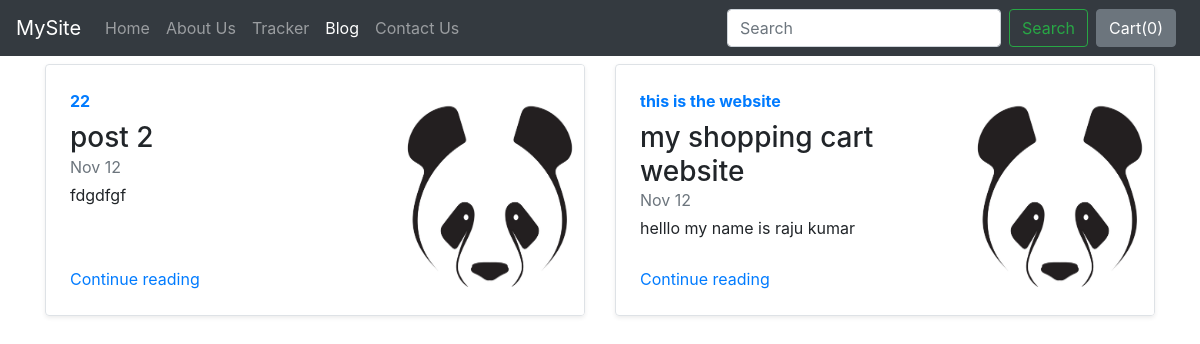
The page /blog/ on the database as committed earlier.
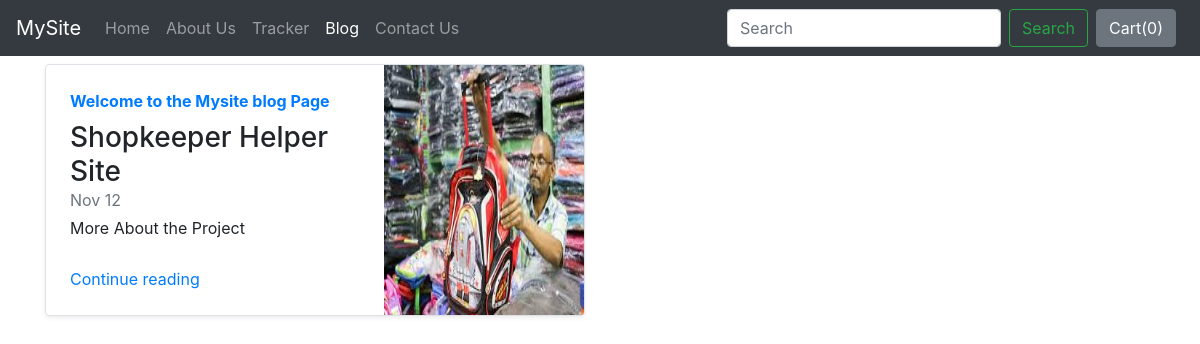
The same page on the database as committed later.
### blog/models.py (models this page shows, shortened)
class Blogpost(models.Model):
    post_id = models.AutoField(primary_key=True)
    title = models.CharField(max_length=50)
    head0 = models.CharField(max_length=500, default="")
    chead0 = models.CharField(max_length=5000, default="")
    head1 = models.CharField(max_length=500, default="")
    chead1 = models.CharField(max_length=5000, default="")
    head2 = models.CharField(max_length=500, default="")
    chead2 = models.CharField(max_length=5000, default="")
    pub_date = models.DateField()
    thumbnail = models.ImageField(upload_to='shop/images', default="")
    objects = models.Manager()

### blog/views.py (the view)
# urls.py: path("", views.index, name='index'),
def index(request):
    myposts = Blogpost.objects.all()
    return render(request ,'blog/index.html' , {'myposts': myposts})

### blog/templates/blog/index.html
{% extends 'blog/basic.html' %}
{% block body %}
<div class="container">
<div class="row my-2">
    {% for item in myposts %}
        <div class="col-md-6">
            <div
                class="row no-gutters border rounded overflow-hidden flex-md-row mb-4 shadow-sm h-md-250 position-relative">
                <div class="col p-4 d-flex flex-column position-static">
                    <strong class="d-inline-block mb-2 text-primary">{{item.head0}}</strong>
                    <h3 class="mb-0">{{item.title}}</h3>
                    <div class="mb-1 text-muted">Nov 12</div>
                    <p class="card-text mb-auto">{{item.head1}}</p>
                    <a href="blogpost/{{item.post_id}}" class="stretched-link">Continue reading</a>
                </div>
                <div class="col-auto d-none d-lg-block">
                    <img src="/media/{{item.thumbnail}}" class="bd-placeholder-img" width="200" height="250"
                        aria-label="Placeholder: Thumbnail"/>
                </div>
            </div>
        </div>
{% if forloop.counter|divisibleby:2 %}
    </div><div class="row my-2">
    {% endif %}
    {% endfor %}
</div>
{% endblock %}

### blog/templates/blog/basic.html (shortened to what this page needs)
<!doctype html>
<html lang="en">
  <head>
    <link rel="stylesheet" href="https://stackpath.bootstrapcdn.com/bootstrap/4.2.1/css/bootstrap.min.css">
  </head>
  <body>
    <nav class="navbar navbar-expand-lg navbar-dark bg-dark">
  <a class="navbar-brand" href="/shop">MySite</a>
  <div class="collapse navbar-collapse" id="navbarSupportedContent">
    <ul class="navbar-nav mr-auto">
      <li class="nav-item">
        <a class="nav-link" href="/shop">Home <span class="sr-only">(current)</span></a>
      </li>
      <li class="nav-item">
        <a class="nav-link" href="/shop/about">About Us</a>
      </li>
      <li class="nav-item">
        <a class="nav-link" href="/shop/tracker">Tracker</a>
      </li>
      <li class="nav-item active">
        <a class="nav-link" href="/blog">Blog</a>
      </li>
       <li class="nav-item">
        <a class="nav-link" href="/shop/contact">Contact Us</a>
      </li>
    </ul>
    <form class="form-inline my-2 my-lg-0">
      <input class="form-control mr-sm-2" type="search" placeholder="Search" aria-label="Search">
      <button class="btn btn-outline-success my-2 my-sm-0" type="submit">Search</button>
    </form>
    <button type="button" class="btn btn-secondary mx-2" id="popcart" data-container="body" data-toggle="popover" data-placement="bottom" data-html="true" data-content="Vivamus
sagittis lacus vel augue laoreet rutrum faucibus.">
  Cart(<span id="cart">0</span>)
</button>
  </div>
</nav>
  {% block body %} {% endblock %}
  </body>
</html>

Rows that differ between the two databases and show on the page:
removed Blogpost: head0 "22", title "post 2", head1 "fdgdfgf", thumbnail (picture)
changed Blogpost: head0 "this is the website" → "Welcome to the Mysite blog Page"; title "my shopping cart website" → "Shopkeeper Helper Site"; head1 "helllo my name is raju kumar" → "More About the Project"; thumbnail: a different picture
